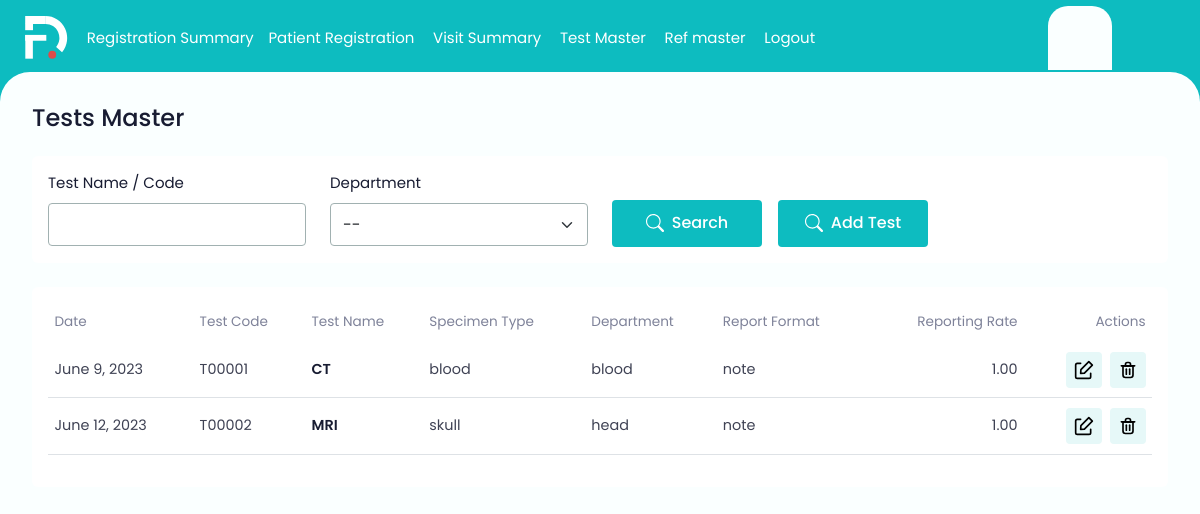
Screenshot of /testmaster/ (signed in) with the database file from the repository.
### ekonapp/models.py (models this page shows, shortened)
class Test(models.Model):
    testid = models.CharField(max_length=255)
    date =  models.DateField(auto_now_add=True)
    name = models.CharField(max_length=100, unique=True)
    specimen_type = models.CharField(max_length=100)
    department = models.CharField(max_length=100)
    report_format = models.CharField(max_length=100)
    reporting_rate = models.DecimalField(max_digits=5, decimal_places=2)

### ekonapp/decorators.py (the view)
    def wrapper(request, *args, **kwargs):
        if not request.user.is_authenticated:
            return redirect('registerlogin')
        elif not Device.objects.filter(user=request.user, is_registered=True).exists():
            return redirect('register_device')
        else:
            return view_func(request, *args, **kwargs)

### ekonapp/views.py (called while the page is built, shortened)
@login_required
@device_required
def testmaster(request):
    testmasters = Test.objects.all()
    departments = Test.objects.values('department').distinct()
    context = {
        'testmasters': testmasters,
        'departments': departments,
    }
    return render(request, 'tests-master.html', context)

### ekonapp/templates/tests-master.html (shortened to what this page needs)
{% extends 'base.html' %}
{% block content %}
  <main>
    <div class="mb-4">
        <h5 class="page-heading">Tests Master</h5>
    </div>
    <div class="auto-scroll">
      <form method="POST" action="{% url 'testmaster' %}">
        <div class="bg-white rounded-2 p-3 mb-4">
          <div class="row">
            <div class="col-md-3">
              <label class="form-label">Test Name / Code</label>
              <input type="text" id="name" name="name" class="form-control">
            </div>
            <div class="col-md-3">
              <label class="form-label">Department</label>
              <select class="form-select" id="department" name="department">
                <option value=""> --</option>
              </select>
            </div>
            <div class="col-md-4 d-flex">
              <button type="submit" class="theme-btn btn-h me-3">
                <svg>
                  <use xlink:href="static/images/iocn.svg#search"></use>
                </svg>
                <span>Search</span>
              </button>
              <a href="{% url 'addtest' %}">
                <button type="button" class="theme-btn btn-h">
                  <svg>
                    <use xlink:href="static/images/iocn.svg#search"></use>
                  </svg>
                  <span>Add Test</span>
                </button>
              </a>
            </div>
          </div>
        </div>
      </form>
      <div class="bg-white rounded-2 p-3">
        <div class="table-responsive">
          <table class="table table-data">
            <thead>
              <tr>
                <th>Date</th>
                <th>Test Code</th>
                <th>Test Name</th>
                <th>Specimen Type</th>
                <th>Department</th>
                <th>Report Format</th>
                <th class="text-end">Reporting Rate</th>
                <th class="text-end">Actions</th>
              </tr>
            </thead>
            <tbody>
              {% for testmaster in testmasters %}
              <tr>
                <td class="text-nowrap">{{ testmaster.date }}</td>
                <td>{{ testmaster.testid }}</td>
                <td class="text-d-blue fw-semibold">{{ testmaster.name }}</td>
                <td>{{ testmaster.specimen_type }}</td>
                <td>{{ testmaster.department }}</td>
                <td>{{ testmaster.report_format }}</td>
                <td class="text-end">{{ testmaster.reporting_rate }}</td>
                <td class="text-end">
                  <div class="d-flex gap-2 justify-content-end">
                    <a href="{% url 'edittest' testmaster.id %}">
                      <button type="button" class="table-btn">
                      </button>
                    </a>
                    <a href="{% url 'deletetest' testmaster.id %}">
                      <button type="button" class="table-btn">
                      </button>
                    </a>
                  </div>
                </td>
              </tr>
              {% endfor %}
            </tbody>
          </table>
        </div>
      </div>
    </div>
  </main>
</body>
</html>
{% endblock %}

### static/css/custom.css (style rules this page uses)
body { font-family: var(--bs-theme-font-family); color: var(--bs-text-color-100); font-size: var(--bs-body-font-size); background-color: var(--bs-theme-color); }
main { background-color: var(--bs-bg-color); border-top-left-radius: 30px; border-top-right-radius: 30px; width: 100%; height: 100%; position: fixed; overflow: hidden; padding: 2rem 1rem 2rem 2rem; margin-right: 2rem; }
main .auto-scroll { overflow-x: hidden; overflow-y: auto; padding-right: 1rem; height: calc(100vh - 200px); }
main .page-heading { font-size: 1.5rem; font-weight: 500; color: var(--bs-text-color-100); }
main .form-control, main .form-select { padding: 0.55rem 0.75rem; border-radius: var(--bs-btn-radius); border-color: var(--bs-textbox-border); }
main .form-label { font-size: var(--bs-text-color-200); }
.theme-btn { background-color: var(--bs-theme-color); padding: 0.7rem 1rem; min-width: 150px; border: 0; font-size: 1rem; font-weight: 500; border-radius: var(--bs-btn-radius); display: flex; gap: 0.5rem; align-items: center; justify-content: center; }
.theme-btn svg { width: 18px; height: 18px; }
.theme-btn, .theme-btn svg { color: #fff; }
.btn-h { margin-top: 1.75rem; }
.table-data { width: 100%; }
.table-data > thead th { font-size: 0.85rem; color: var(--bs-text-color-300); font-weight: 400; border-bottom: 0; background-color: #fff; position: sticky; }
.table-data > thead th, .table-data > tbody td { padding: 0.6rem 0.4rem; }
.table-data > tbody td { color: var(--bs-text-color-400); font-size: 0.9rem; vertical-align: middle; }
.table-data > tbody td .table-btn { width: 36px; height: 36px; background-color: var(--bs-table-icon-bg); border-radius: var(--bs-btn-radius); border: 0; }
.table-data > tbody td .table-btn svg { width: 20px; height: 20px; color: var(--bs-text-color-400); }
.text-d-blue { color: var(--bs-text-color-100) !important; }

### rows the page displays
Test: date "June 9, 2023", testid "T00001", name "CT", specimen_type "blood", department "blood", report_format "note", reporting_rate "1.00"
Test: date "June 12, 2023", testid "T00002", name "MRI", specimen_type "skull", department "head", report_format "note", reporting_rate "1.00"
